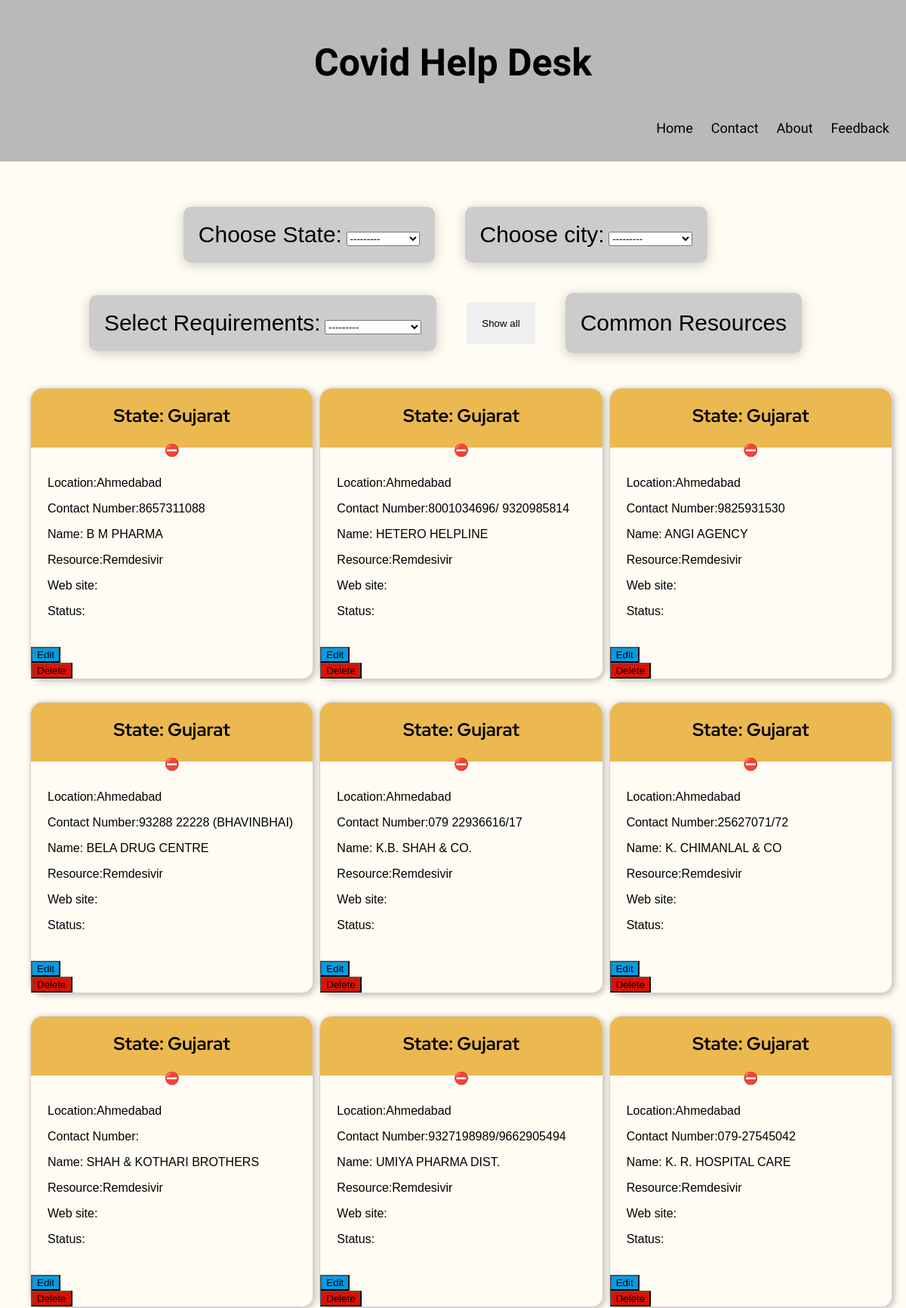
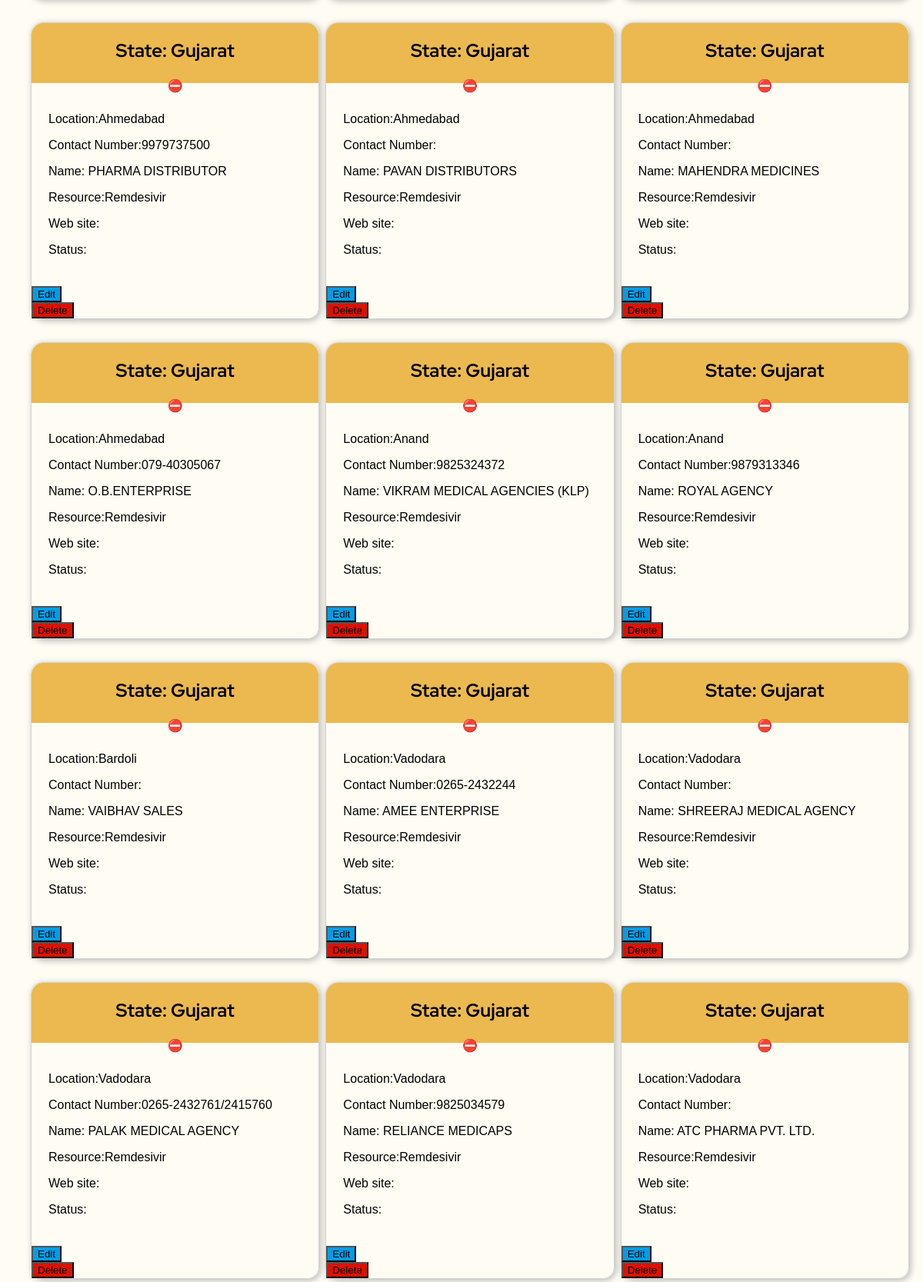
The app's page /resources/ (signed in, upper part) with its own data (2 pictures, top to bottom).
### receiver/models.py (models this page shows, shortened)
class Res_type(models.Model):
    resource_name = models.CharField(max_length=50)
    more_info = models.CharField(
        default='', max_length=200, blank=True, null=True)
    def __str__(self):
        return self.resource_name

class Resource(models.Model):
    contact_name = models.CharField(default='', max_length=200)
    email_id = models.CharField(default='', max_length=200)
    web_site = models.CharField(default='', max_length=200)
    phone = models.CharField(default='', max_length=200)
    state = models.ForeignKey(
        State, on_delete=models.SET_NULL, blank=True, null=True)
    city = models.ForeignKey(
        City, on_delete=models.SET_NULL, blank=True, null=True)
    resource_name = models.ForeignKey(
        Res_type, verbose_name="resc_type", on_delete=models.DO_NOTHING)
    description = models.CharField(max_length=200, blank=True, null=True)
    verified = models.BooleanField(default=False)
    created_at = models.DateField(default=timezone.now, auto_created=True)
    updated_at = models.DateField(auto_now=True)

class State(models.Model):
    name = models.CharField(max_length=40)
    def __str__(self):
        return self.name

class City(models.Model):
    state = models.ForeignKey(
        State, on_delete=models.CASCADE)
    name = models.CharField(max_length=40)
    def __str__(self):
        return self.name

### receiver/views.py (the view)
# urls.py: path('resources/', views.resources, name='resources'),  # All Resources
def resources(request):
    posts = Resource.objects.all()
    pf_new = Res_filt()
    if request.method == "POST":
        pf = Res_filt(request.POST)
        return render(request, 'resources.html', {'posts': posts, 'pf': pf})
    return render(request, 'resources.html', {'posts': posts, 'pf': pf_new})

### receiver/forms.py
class Res_filt(forms.ModelForm):
    class Meta:
        model = Resource
        fields = ['state', 'city', 'resource_name']

### receiver/templates/resources.html (shortened to what this page needs)
{% extends 'base.html'%}
{% block content %}
{% load static %}
<link rel="stylesheet" href="{% static 'css/cards.css' %}" type="text/css" />
<div class="selection_box" method="POST" id='resN' data-cities-url="{% url 'ajax_load_cities' %}"
    post-cards-url="{% url 'newresCards'%}">
    <div class="Regiondropdown">
        <div id="SelectRegion">
            <label id="LabelText">Choose State:</label>
            {{ pf.state }}
        </div>
    </div>
    <div class="Regiondropdown">
        <div id="SelectRegion">
            <label id="LabelText">Choose city:</label>
            {{ pf.city }}
        </div>
    </div>
    <div class="Requirementdropdown">
        <div id="SelectRequirement">
            <label id="LabelText">Select Requirements:</label>
            {{ pf.resource_name }}
        </div>
    </div>
    <div class="resources_button">
        <button id="show_all">Show all</button>
    </div>
    <div class="resources_button">
        <button id="CommonResources">Common Resources</button>
    </div>
</div>
<div class="whole_card" id='post_cards'>
    {% for post in posts %}
    <div class="card1">
        <div class="State" style="color: black;">
            <h2>State: {{post.state}}</h2>
            {% if post.verified %}
                {% load static %}
            {% else %}
            ⛔
            {% endif %}
        </div>
        <div class="container">
            <p>Location:{{post.city}}</p>
            <p>Contact Number:{{post.phone}} </p>
            <p>Name: {{post.contact_name}}</p>
            <p>Resource:{{post.resource_name}}
            </p>
            <p> Web site: <a href="{{ post.web_site }} ">{{ post.web_site }}</a> </p>
            <p>Status: {{ post.description }}
            </p>
        </div>
        {% if user.is_authenticated %}
        <div><a href="{% url 'editResource' post.id %}"><button class="Edit">Edit</button></a></div>
        <div><a href="{% url 'deleteResource' post.id %}"><button class="Delete">Delete</button></a></div>
        {% endif %}
    </div>
    {% endfor %}
</div>
{% endblock %}

### receiver/static/css/base_style.css (style rules this page uses)
body, head { height: 100%; padding: 0; margin: 0px; font-family: Arial, Helvetica, sans-serif; background-color: #fffcf3; max-width: calc(100%-20px); }

### receiver/static/css/cards.css (style rules this page uses)
.selection_box { width: 100%; height: 100px; display: flex; flex-direction: row; justify-content: center; align-items: center; }
.Regiondropdown { margin: 10px; padding: 10px; }
.Regiondropdown option { margin: 20px; padding: 20px; }
#SelectRegion { border-radius: 10px; padding: 20px; background-color: rgb(204, 204, 204); box-shadow: 0 3px 1rem rgb(0 0 0 / 20%); }
.Requirementdropdown { margin: 10px; padding: 10px; }
#SelectRequirement { border-radius: 10px; padding: 20px; background-color: rgb(204, 204, 204); box-shadow: 0 3px 1rem rgb(0 0 0 / 20%); }
#LabelText { font-family: "Gill Sans", "Gill Sans MT", Calibri, "Trebuchet MS", sans-serif; font-size: 30px; }
.resources_button { margin: 10px; padding: 10px; }
.resources_button button { border: none; padding: 20px; }
#CommonResources { height: 80px; background-color: rgb(204, 204, 204); border-radius: 10px; font-family: "Gill Sans", "Gill Sans MT", Calibri, "Trebuchet MS", sans-serif; color: rgb(0, 0, 0); text-align: center; text-decoration: none; font-size: 30px; box-shadow: 0 3px 1rem rgb(0 0 0 / 20%); cursor: pointer; }
.whole_card { margin: 30px; display: grid; grid-template-columns: repeat(4, 1fr); grid-gap: 20px; margin-bottom: 30px; }
.whole_card p { font-family: "Franklin Gothic Medium", "Arial Narrow", Arial, sans-serif; }
.card1 { margin: 10px; width: 100%; display: flex; flex-direction: column; border: 1px rgb(211, 211, 211) solid; border-radius: 15px; box-shadow: 2px 2px 9px rgb(182, 182, 182); }
.State { height: 78px; background: rgb(235, 185, 79); color: white; text-align: center; border-top-right-radius: 15px; border-top-left-radius: 15px; font-family: "Red Hat Display", sans-serif; }
.container { padding: 12px; margin: 10px; color: rgb(0, 0, 0); }
.Edit { background-color: #009de6; }
.Delete { background-color: #db1200; }
@media only screen and (max-width: 1400px) { .whole_card { display: grid; grid-template-columns: repeat(3, 1fr); grid-gap: 10px; } }
@media only screen and (max-width: 1400px) { .selection_box { margin: 40px; font-size: 10px; flex-wrap: wrap; } }
@media only screen and (max-width: 1400px) { .Regiondropdown { font-size: 20px; } }
@media only screen and (max-width: 1400px) { .Requirementdropdown { font-size: 20px; } }
@media only screen and (max-width: 1250px) { .selection_box { margin-left: -10px; margin-bottom: 150px; font-size: 10px; flex-wrap: wrap; } }
@media only screen and (max-width: 1250px) { .Regiondropdown { font-size: 20px; } }
@media only screen and (max-width: 1250px) { .Requirementdropdown { font-size: 20px; } }

### records on screen
Res_type: resource_name "---------"
Resource: state "Gujarat", city "Ahmedabad", phone "8657311088", contact_name "B M PHARMA", resource_name "Remdesivir"
Resource: state "Gujarat", city "Ahmedabad", phone "8001034696/ 9320985814", contact_name "HETERO HELPLINE", resource_name "Remdesivir"
Resource: state "Gujarat", city "Ahmedabad", phone "9825931530", contact_name "ANGI AGENCY", resource_name "Remdesivir"
Resource: state "Gujarat", city "Ahmedabad", phone "93288 22228 (BHAVINBHAI)", contact_name "BELA DRUG CENTRE", resource_name "Remdesivir"
Resource: state "Gujarat", city "Ahmedabad", phone "079 22936616/17", contact_name "K.B. SHAH & CO.", resource_name "Remdesivir"
Resource: state "Gujarat", city "Ahmedabad", phone "25627071/72", contact_name "K. CHIMANLAL & CO", resource_name "Remdesivir"
Resource: state "Gujarat", city "Ahmedabad", contact_name "SHAH & KOTHARI BROTHERS", resource_name "Remdesivir"
Resource: state "Gujarat", city "Ahmedabad", phone "9327198989/9662905494", contact_name "UMIYA PHARMA DIST.", resource_name "Remdesivir"
Resource: state "Gujarat", city "Ahmedabad", phone "079-27545042", contact_name "K. R. HOSPITAL CARE", resource_name "Remdesivir"
Resource: state "Gujarat", city "Ahmedabad", phone "9979737500", contact_name "PHARMA DISTRIBUTOR", resource_name "Remdesivir"
Resource: state "Gujarat", city "Ahmedabad", contact_name "PAVAN DISTRIBUTORS", resource_name "Remdesivir"
Resource: state "Gujarat", city "Ahmedabad", contact_name "MAHENDRA MEDICINES", resource_name "Remdesivir"
Resource: state "Gujarat", city "Ahmedabad", phone "079-40305067", contact_name "O.B.ENTERPRISE", resource_name "Remdesivir"
Resource: state "Gujarat", city "Anand", phone "9825324372", contact_name "VIKRAM MEDICAL AGENCIES (KLP)", resource_name "Remdesivir"
Resource: state "Gujarat", city "Anand", phone "9879313346", contact_name "ROYAL AGENCY", resource_name "Remdesivir"
Resource: state "Gujarat", city "Bardoli", contact_name "VAIBHAV SALES", resource_name "Remdesivir"
Resource: state "Gujarat", city "Vadodara", phone "0265-2432244", contact_name "AMEE ENTERPRISE", resource_name "Remdesivir"
Resource: state "Gujarat", city "Vadodara", contact_name "SHREERAJ MEDICAL AGENCY", resource_name "Remdesivir"
Resource: state "Gujarat", city "Vadodara", phone "0265-2432761/2415760", contact_name "PALAK MEDICAL AGENCY", resource_name "Remdesivir"
Resource: state "Gujarat", city "Vadodara", phone "9825034579", contact_name "RELIANCE MEDICAPS", resource_name "Remdesivir"
Resource: state "Gujarat", city "Vadodara", contact_name "ATC PHARMA PVT. LTD.", resource_name "Remdesivir"
